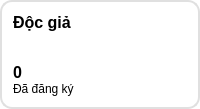
                 <widget class="QWidget" name="verticalWidget_13" native="true">
                  <property name="styleSheet">
                   <string notr="true">QWidget{background-color: #ffffff;
border: 2px solid #E0E0E0;
border-radius: 12px;
}
QLabel{
	border: 0px solid #E0E0E0;
}</string>
                  </property>
                  <layout class="QVBoxLayout" name="verticalLayout_18">
                   <property name="spacing">
                    <number>0</number>
                   </property>
                   <property name="leftMargin">
                    <number>13</number>
                   </property>
                   <property name="topMargin">
                    <number>13</number>
                   </property>
                   <property name="rightMargin">
                    <number>13</number>
                   </property>
                   <property name="bottomMargin">
                    <number>13</number>
                   </property>
                   <item>
                    <layout class="QHBoxLayout" name="horizontalLayout_10">
                     <item>
                      <widget class="QLabel" name="label_35">
                       <property name="font">
                        <font>
                         <family>Segoe UI</family>
                         <pointsize>12</pointsize>
                         <bold>true</bold>
                        </font>
                       </property>
                       <property name="text">
                        <string>Độc giả</string>
                       </property>
                      </widget>
                     </item>
                     <item>
                      <widget class="QPushButton" name="pushButton_19">
                       <property name="maximumSize">
                        <size>
                         <width>39</width>
                         <height>39</height>
                        </size>
                       </property>
                       <property name="styleSheet">
                        <string notr="true">border: 0px;
border-radius: 0px;</string>
                       </property>
                       <property name="text">
                        <string/>
                       </property>
                       <property name="icon">
                        <iconset resource="resource.qrc">
                         <normaloff>:/icons/icons_/user.png</normaloff>:/icons/icons_/user.png</iconset>
                       </property>
                       <property name="iconSize">
                        <size>
                         <width>35</width>
                         <height>35</height>
                        </size>
                       </property>
                      </widget>
                     </item>
                    </layout>
                   </item>
                   <item>
                    <widget class="QLabel" name="label_53">
                     <property name="font">
                      <font>
                       <family>Segoe UI</family>
                       <pointsize>20</pointsize>
                      </font>
                     </property>
                     <property name="text">
                      <string/>
                     </property>
                    </widget>
                   </item>
                   <item>
                    <widget class="QLabel" name="tong_doc_gia_label">
                     <property name="font">
                      <font>
                       <family>Segoe UI</family>
                       <pointsize>12</pointsize>
                       <bold>true</bold>
                      </font>
                     </property>
                     <property name="text">
                      <string>0</string>
                     </property>
                    </widget>
                   </item>
                   <item>
                    <widget class="QLabel" name="label_55">
                     <property name="text">
                      <string>Đã đăng ký</string>
                     </property>
                    </widget>
                   </item>
                  </layout>
                 </widget>
